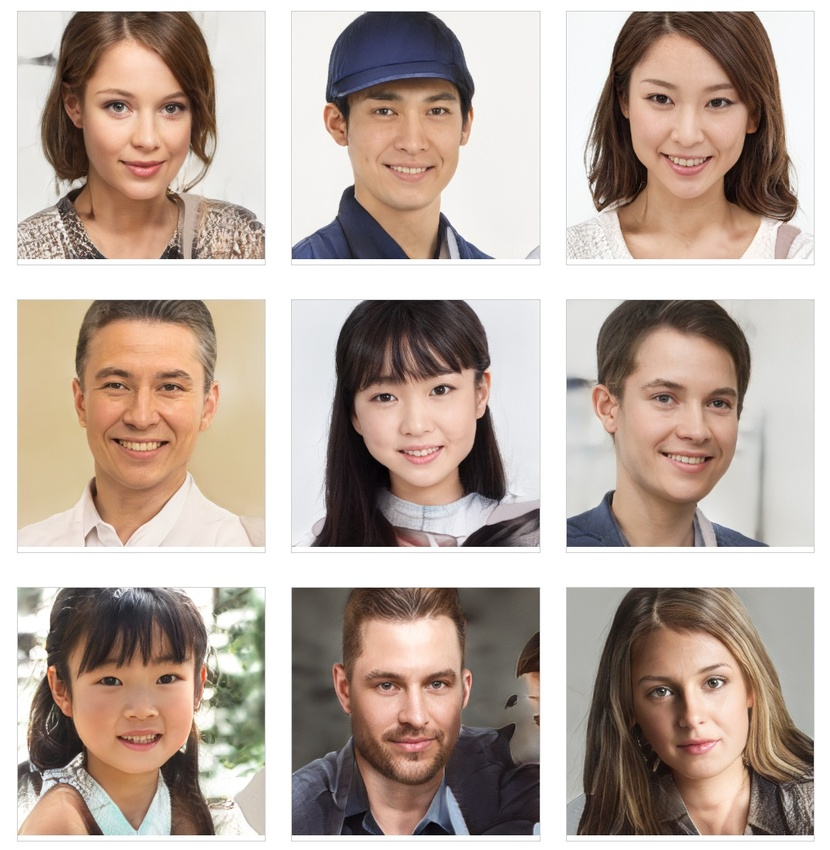
#> input picture opencv/test.jpg, 830 x 850 px, shrunk from 1075 x 1102 before the run
$ python detectface.py
#> lines starting #> are read from the running program, lines starting #| are printed output that depends on the picture; after the words box and inside, x2 and y2 are one past the last pixel; in counts of white or black regions, pixels touching at a corner belong together
import cv2

face_cascade_path = 'haarcascade_frontalface_default.xml'
eye_cascade_path = 'haarcascade_eye.xml'

face_cascade = cv2.CascadeClassifier(face_cascade_path)
eye_cascade = cv2.CascadeClassifier(eye_cascade_path)

src = cv2.imread('test.jpg')
#> src is the input picture: shape (850, 830, 3); mean B, G, R 159.5, 169.2, 184.6
src_gray = cv2.cvtColor(src, cv2.COLOR_BGR2GRAY)
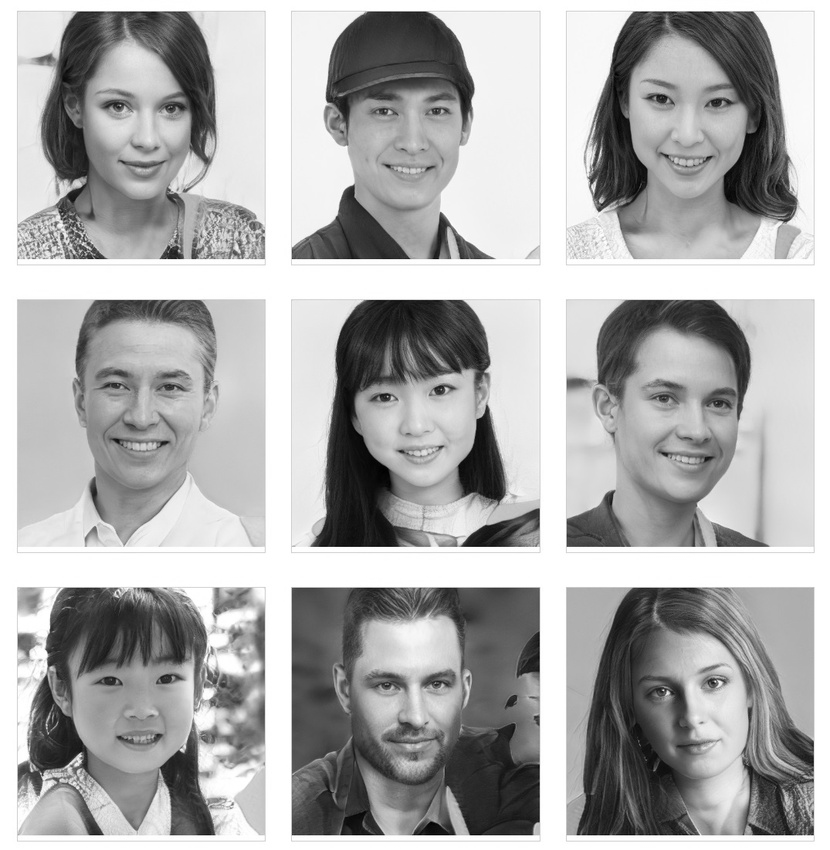
#> src_gray: shape (850, 830); min 0, max 255, mean 172.7

faces = face_cascade.detectMultiScale(src_gray)
#> faces = [[74, 56, 134, 134], [338, 57, 147, 147], [341, 629, 145, 145], [621, 632, 139, 139], [64, 325, 155, 155], [609, 337, 156, 156], [344, 341, 141, 141], [670, 633, 130, 130], [612, 43, 151, 151], [64, 631, 139, 139]]

for x, y, w, h in faces:
    cv2.rectangle(src, (x, y), (x + w, y + h), (255, 0, 0), 2)
    face = src[y: y + h, x: x + w]
    face_gray = src_gray[y: y + h, x: x + w]
    eyes = eye_cascade.detectMultiScale(face_gray)
    for (ex, ey, ew, eh) in eyes:
        cv2.rectangle(face, (ex, ey), (ex + ew, ey + eh), (0, 255, 0), 2)
#> this loop made 10 passes
#> (x, y, w, h, eyes) on passes 1 to 9: (74, 56, 134, 134, [[81, 36, 33, 33], [21, 29, 42, 42]]), (338, 57, 147, 147, [[83, 39, 31, 31], [29, 39, 33, 33]]), (341, 629, 145, 145, [[78, 38, 33, 33], [30, 40, 33, 33]]), (621, 632, 139, 139, [[73, 32, 36, 36], [23, 43, 35, 35]]), (64, 325, 155, 155, [[33, 43, 36, 36], [85, 44, 37, 37]]), (609, 337, 156, 156, [[90, 48, 37, 37], [34, 40, 42, 42]]), (344, 341, 141, 141, [[79, 32, 33, 33], [24, 41, 32, 32], [46, 23, 24, 24]]), (670, 633, 130, 130, [[24, 31, 38, 38]]), (612, 43, 151, 151, [[27, 35, 42, 42], [85, 41, 36, 36]])
#> pass 1, `face = src[y: y + h, x: x + w]`:
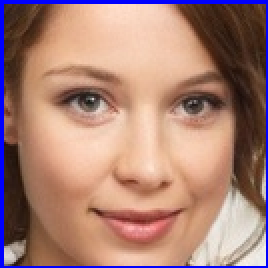
#> face: shape (134, 134, 3) (shown 2 times larger); mean B, G, R 117.9, 128.9, 168.9
#> pass 1, `face_gray = src_gray[y: y + h, x: x + w]`:
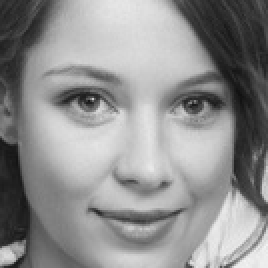
#> face_gray: shape (134, 134) (shown 2 times larger); min 17, max 243, mean 143.1
#> pass 2, `face_gray = src_gray[y: y + h, x: x + w]`:
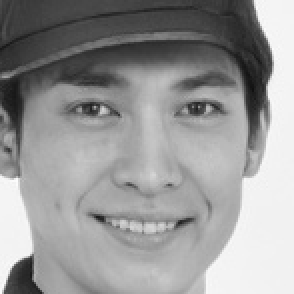
#> face_gray: shape (147, 147) (shown 2 times larger); min 16, max 252, mean 151.1
#> after the loop:
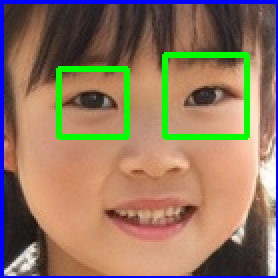
#> face: shape (139, 139, 3) (shown 2 times larger); mean B, G, R 97.2, 119.2, 146.1
#> after the loop:
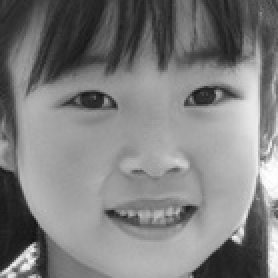
#> face_gray: shape (139, 139) (shown 2 times larger); min 19, max 255, mean 126.9
#> after the loop:
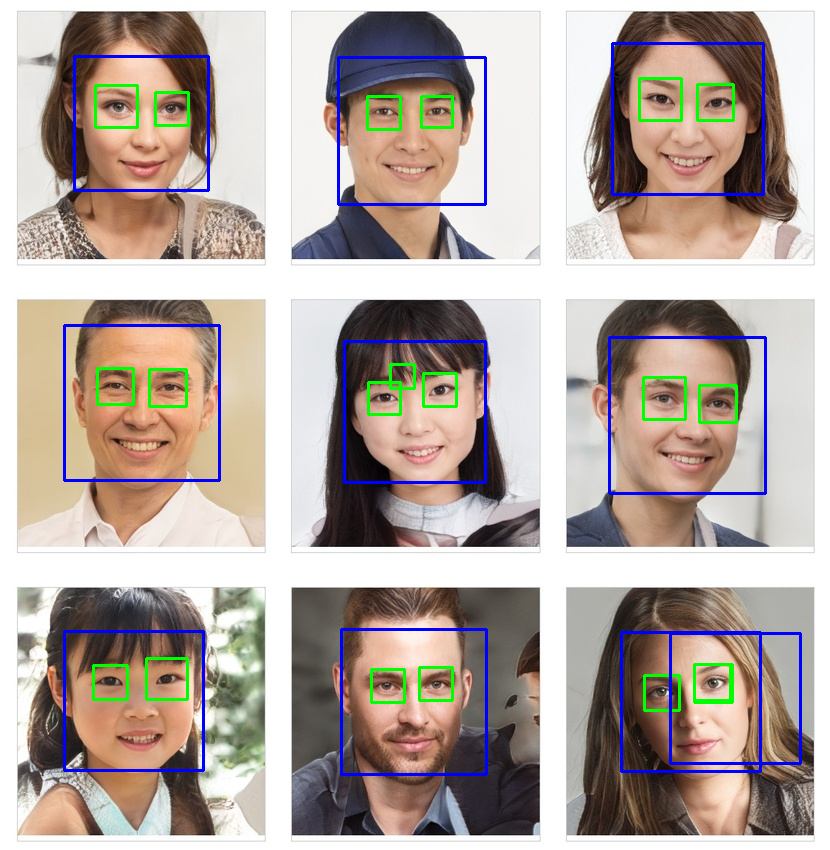
#> src: shape (850, 830, 3); 3.56% of pixels changed, all inside (x1, y1, x2, y2) = (63, 42, 802, 776)

cv2.imwrite('test_detectface.jpg', src)
